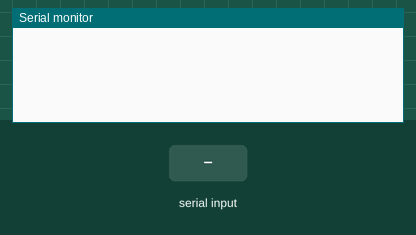
Simulated run of this sketch. Board: Arduino Uno, built with avr-gcc and run on an emulated ATmega328P. On the bench: the last lines printed to the serial monitor. The inputs (shaded band) are chosen by the test bench.

Above: at 1.2 s.
1.3 s: "90,45\n" received over Serial
At 2.0 s:
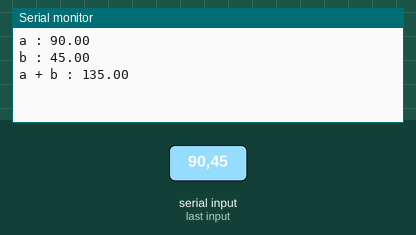
2.8 s: "30,150\n" received over Serial
At 5.1 s:
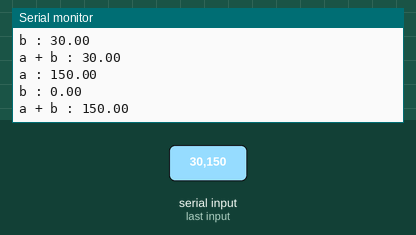

Measured:
- after the input at 1.3 s, the serial monitor: prints a new line at once (image 1)
- after the input at 2.8 s, the serial monitor: prints a new line at once (image 2)

The sketch:

Serial_parse.ino
```cpp
void setup() {
  Serial.begin(9600);

}

void loop() {
  if(Serial.available())
  {
    float a = Serial.parseFloat();
    float b = Serial.parseFloat();

    Serial.print("a : ");
    Serial.println(a);
    Serial.print("b : ");
    Serial.println(b);
    Serial.print("a + b : ");
    Serial.println(a+b);
  }
}
```
